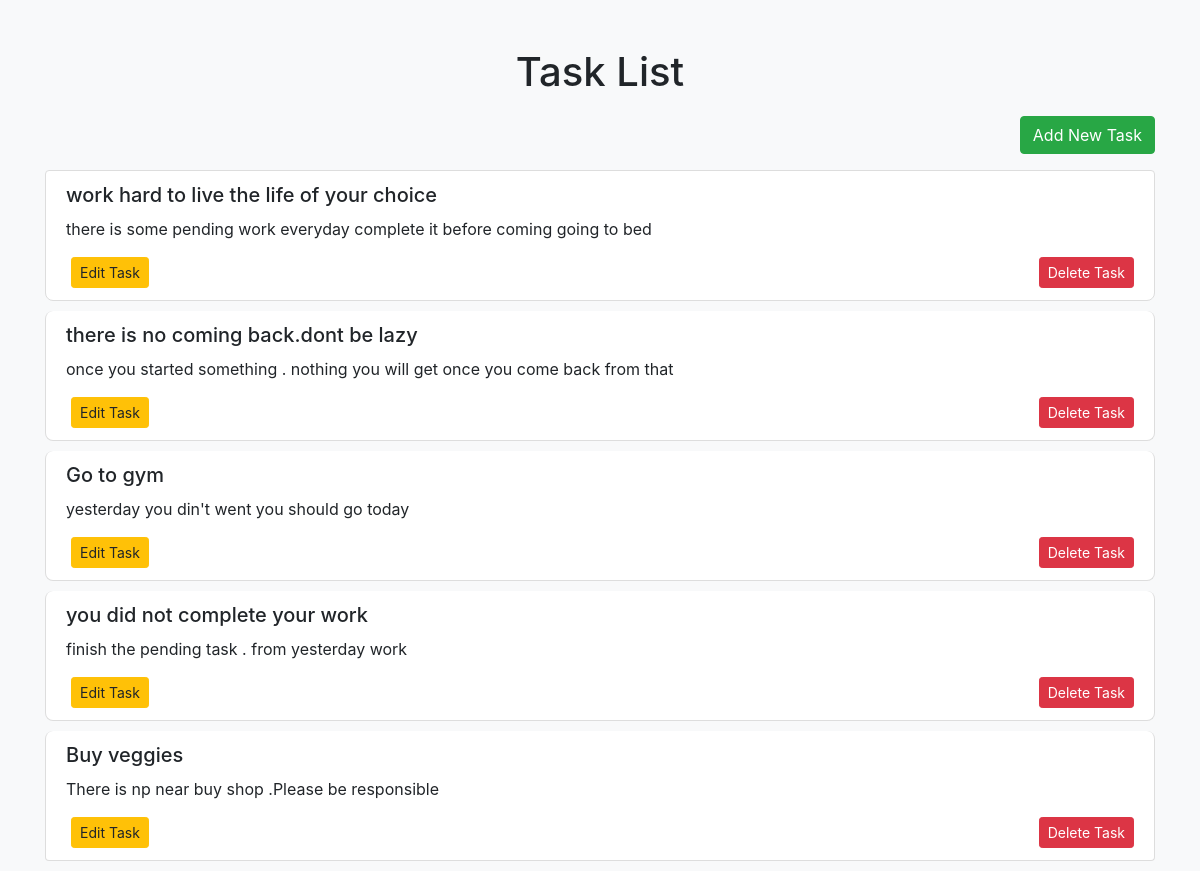
The page /viewtasks/ on the database its author committed.
### todo_app/models.py (models this page shows, shortened)
class Todo(models.Model):
    user = models.ForeignKey(User,on_delete=models.SET_NULL,null=True,blank=True)
    todo_title = models.CharField(max_length=100)
    todo_description = models.TextField()

### todo_app/views.py (the view)
# urls.py: path('viewtasks/',view_tasks,name='view_tasks'),
def view_tasks(request):
    todos = Todo.objects.all()
    return render(request,'view_tasks.html',{'todos':todos})

### todo_app/templates/view_tasks.html (shortened to what this page needs)
<!DOCTYPE html>
<html lang="en">
<head>
    <link rel="stylesheet" href="https://stackpath.bootstrapcdn.com/bootstrap/4.5.2/css/bootstrap.min.css">
</head>
<body>
    <div class="container mt-5">
        <h1 class="text-center">Task List</h1>
        <div class="text-right mb-3">
            <a href="{% url 'add_task' %}" class="btn btn-success">Add New Task</a>
        </div>
        <ul class="list-group">
            {% for task in todos %}
            <li class="list-group-item">
                <h2 class="h5">{{ task.todo_title }}</h2>
                <p>{{ task.todo_description }}</p>
                <div class="d-flex justify-content-between">
                    <a href="{% url 'edit_task' task.id %}" class="btn btn-warning btn-sm">Edit Task</a>
                    <form method="POST" class="d-inline">
                        <button type="submit" class="btn btn-danger btn-sm" formaction="{% url 'delete_task' task.id %}">Delete Task</button>
                    </form>
                </div>
            </li>
            {% empty %}
            <li class="list-group-item">No tasks available</li>
            {% endfor %}
        </ul>
    </div>
</body>
</html>

### todo_app/templates/view_tasks.html (style rules this page uses)
body { background-color: #f8f9fa; }
h1 { margin-bottom: 20px; }
.list-group-item { border: 1px solid #ddd; border-radius: 0.5rem; margin-bottom: 10px; }
.list-group-item h2 { font-size: 1.25rem; margin-bottom: 10px; }
.btn { margin-left: 5px; }
.btn-danger { transition: background-color 0.3s ease; }

### rows shown on the page
Todo: todo_title "work hard to live the life of your choice", todo_description "there is some pending work everyday complete it before coming going to bed"
Todo: todo_title "there is no coming back.dont be lazy", todo_description "once you started something . nothing you will get once you come back from that"
Todo: todo_title "Go to gym", todo_description "yesterday you din't went you should go today"
Todo: todo_title "you did not complete your work", todo_description "finish the pending task . from yesterday work"
Todo: todo_title "Buy veggies", todo_description "There is np near buy shop .Please be responsible"
